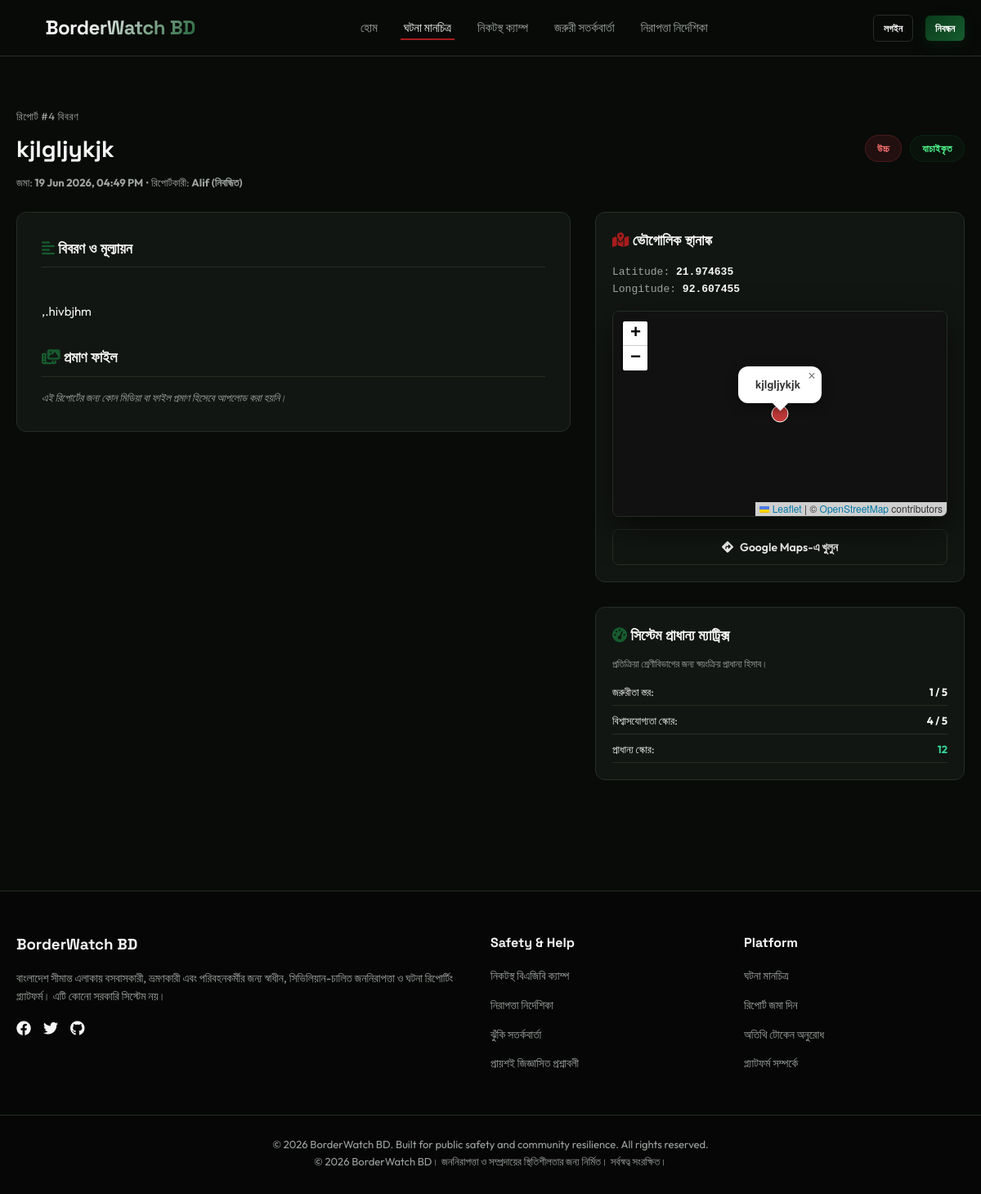
Page /reports/4/ on the committed database.
### reports/models.py (models this page shows, shortened)
class Report(models.Model):
    STATUS_CHOICES = [
        ('Pending', 'Pending Review'),
        ('Verified', 'Verified (Public)'),
        ('Rejected', 'Rejected'),
        ('Escalated', 'Escalated to Authorities'),
    ]
    SEVERITY_CHOICES = [
        ('Low', 'Low'),
        ('Medium', 'Medium'),
        ('High', 'High'),
        ('Critical', 'Critical'),
    ]
    user = models.ForeignKey(User, on_delete=models.SET_NULL, null=True, blank=True, related_name='reports')
    anonymous_token = models.ForeignKey(AnonymousToken, on_delete=models.SET_NULL, null=True, blank=True, related_name='reports')
    incident_type = models.ForeignKey(ReportCategory, on_delete=models.PROTECT, related_name='reports', db_index=True)
    title = models.CharField(max_length=200)
    description = models.TextField()
    latitude = models.DecimalField(max_digits=9, decimal_places=6, db_index=True)
    longitude = models.DecimalField(max_digits=9, decimal_places=6, db_index=True)
    severity = models.CharField(max_length=15, choices=SEVERITY_CHOICES, default='Medium')
    status = models.CharField(max_length=15, choices=STATUS_CHOICES, default='Pending', db_index=True)
    urgency = models.IntegerField(default=3, validators=[MinValueValidator(1), MaxValueValidator(5)])  # Urgency score 1-5
    credibility = models.IntegerField(default=3, validators=[MinValueValidator(1), MaxValueValidator(5)])  # Credibility score 1-5
    priority_score = models.IntegerField(default=9)  # Priority = Severity Weight * Urgency * Credibility
    is_priority = models.BooleanField(default=False)
    is_possible_duplicate = models.BooleanField(default=False)
    is_displayed = models.BooleanField(default=True)
    created_at = models.DateTimeField(auto_now_add=True, db_index=True)
    updated_at = models.DateTimeField(auto_now=True)
    class Meta:
        ordering = ['-created_at']

### reports/views.py (the view, shortened to what this page needs)
# urls.py: path('<int:pk>/', views.report_detail_view, name='report_detail'),
def report_detail_view(request, pk):
    report = get_object_or_404(Report, pk=pk)
    context = {
        'report': report,
        'evidence': report.evidence.all(),
    }
    return render(request, 'reports/report_detail.html', context)

### templates/reports/report_detail.html (shortened to what this page needs)
{% extends 'base.html' %}
{% block content %}
<div class="container" style="padding-top: 40px; padding-bottom: 50px;">
    <div style="margin-bottom: 25px; display: flex; justify-content: space-between; align-items: center; flex-wrap: wrap; gap: 15px;">
        <div>
            <span style="font-size: 13px; color: var(--text-muted); text-transform: uppercase; letter-spacing: 0.5px;">রিপোর্ট #{{ report.id }} বিবরণ</span>
            <h1 style="font-size: 28px; margin-top: 5px; margin-bottom: 8px;">{{ report.title }}</h1>
            <p style="font-size: 13px; color: var(--text-muted);">
                জমা: <strong>{{ report.created_at|date:"d M Y, h:i A" }}</strong> &bull;
                রিপোর্টকারী: <strong>{% if report.user %}{{ report.user.username }} (নিবন্ধিত){% else %}অতিথি (অজ্ঞাত){% endif %}</strong>
            </p>
        </div>
        <div style="display: flex; gap: 10px; align-items: center;">
            <span class="badge {% if report.severity == 'Critical' %}badge-critical{% elif report.severity == 'High' %}badge-high{% elif report.severity == 'Medium' %}badge-medium{% else %}badge-low{% endif %}" style="padding: 6px 14px; font-size: 12px;">{% if report.severity == 'Critical' %}গুরুতর{% elif report.severity == 'High' %}উচ্চ{% elif report.severity == 'Medium' %}মধ্যম{% else %}নিম্ন{% endif %}</span>
            <span class="badge {% if report.status == 'Verified' %}badge-verified{% elif report.status == 'Pending' %}badge-pending{% elif report.status == 'Rejected' %}badge-rejected{% else %}badge-escalated{% endif %}" style="padding: 6px 14px; font-size: 12px;">{% if report.status == 'Verified' %}যাচাইকৃত{% elif report.status == 'Pending' %}প্রক্রিয়াধীন{% elif report.status == 'Rejected' %}প্রত্যাখ্যাত{% else %}ঊর্ধ্বতন{% endif %}</span>
        </div>
    </div>
    <div style="display: grid; grid-template-columns: 3fr 2fr; gap: 30px; align-items: start;">
        <div class="card" style="padding: 30px;">
            <h3 style="font-size: 18px; margin-bottom: 15px; border-bottom: 1px solid var(--border-color); padding-bottom: 8px;">
                <i class="fa-solid fa-align-left" style="color: var(--primary-light);"></i> বিবরণ ও মূল্যায়ন
            </h3>
            <p style="font-size: 15px; line-height: 1.7; margin-bottom: 30px; white-space: pre-line;">
                {{ report.description }}
            </p>
            <h3 style="font-size: 18px; margin-bottom: 15px; border-bottom: 1px solid var(--border-color); padding-bottom: 8px;">
                <i class="fa-solid fa-photo-film" style="color: var(--primary-light);"></i> প্রমাণ ফাইল
            </h3>
            {% if evidence %}
                <div style="display: grid; grid-template-columns: repeat(auto-fill, minmax(220px, 1fr)); gap: 20px;">
                    {% for ev in evidence %}
                        <div style="border: 1px solid var(--border-color); border-radius: 8px; overflow: hidden; background: #000; text-align: center;">
                            {% if ev.file_type == 'image' %}
                                <a href="{{ ev.file.url }}" target="_blank">
                                    <img src="{{ ev.file.url }}" alt="Evidence Image" style="width: 100%; height: 180px; object-fit: cover; transition: transform 0.3s;" onmouseover="this.style.transform='scale(1.05)'" onmouseout="this.style.transform='scale(1)'">
                                </a>
                            {% elif ev.file_type == 'video' %}
                                <video width="100%" height="180" controls style="display: block; background: #000;">
                                    <source src="{{ ev.file.url }}" type="video/mp4">
                                    Your browser does not support the video tag.
                                </video>
                            {% endif %}
                            <div style="padding: 8px; font-size: 11px; color: var(--text-muted); border-top: 1px solid var(--border-color);">
                                <i class="fa-solid fa-file-arrow-down"></i> আপলোড: {{ ev.uploaded_at|date:"d M Y" }}
                            </div>
                        </div>
                    {% endfor %}
                </div>
            {% else %}
                <p style="font-size: 13px; color: var(--text-muted); font-style: italic;">এই রিপোর্টের জন্য কোন মিডিয়া বা ফাইল প্রমাণ হিসেবে আপলোড করা হয়নি।</p>
            {% endif %}
        </div>
        <div>
            <div class="card" style="margin-bottom: 30px; padding: 20px;">
                <h3 style="font-size: 18px; margin-bottom: 15px;"><i class="fa-solid fa-map-location-dot" style="color: var(--secondary);"></i> ভৌগোলিক স্থানাঙ্ক</h3>
                <p style="font-size: 13px; font-family: monospace; color: var(--text-muted); margin-bottom: 15px;">
                    Latitude: <strong style="color: var(--text-main);">{{ report.latitude }}</strong><br>
                    Longitude: <strong style="color: var(--text-main);">{{ report.longitude }}</strong>
                </p>
                <div class="map-wrapper" style="border-radius: 8px; overflow: hidden; margin-bottom: 15px;">
                    <div id="detail-map" style="height: 250px; width: 100%; background: #111;"></div>
                </div>
                <a href="https://www.google.com/maps/dir/?api=1&destination={{ report.latitude }},{{ report.longitude }}" target="_blank" class="btn btn-outline" style="width: 100%;">
                    <i class="fa-solid fa-diamond-turn-right"></i> Google Maps-এ খুলুন
                </a>
            </div>
            <div class="card" style="padding: 20px;">
                <h3 style="font-size: 18px; margin-bottom: 10px;"><i class="fa-solid fa-gauge-high" style="color: var(--primary-light);"></i> সিস্টেম প্রাধান্য ম্যাট্রিক্স</h3>
                <p style="font-size: 12px; color: var(--text-muted); margin-bottom: 15px;">প্রতিক্রিয়া শ্রেণীবিভাগের জন্য স্বয়ংক্রিয় প্রাধান্য হিসাব।</p>
                <div style="display: flex; flex-direction: column; gap: 8px; font-size: 13px;">
                    <div style="display: flex; justify-content: space-between; border-bottom: 1px solid var(--border-color); padding-bottom: 5px;">
                        <span>জরুরীতা স্তর:</span>
                        <strong>{{ report.urgency }} / 5</strong>
                    </div>
                    <div style="display: flex; justify-content: space-between; border-bottom: 1px solid var(--border-color); padding-bottom: 5px;">
                        <span>বিশ্বাসযোগ্যতা স্কোর:</span>
                        <strong>{{ report.credibility }} / 5</strong>
                    </div>
                    <div style="display: flex; justify-content: space-between; border-bottom: 1px solid var(--border-color); padding-bottom: 5px;">
                        <span>প্রাধান্য স্কোর:</span>
                        <strong style="color: {% if report.priority_score >= 30 %}#ff5252{% else %}#34d399{% endif %};">{{ report.priority_score }}</strong>
                    </div>
                </div>
            </div>
        </div>
    </div>
</div>
{% endblock %}

### static/css/style.css (style rules this page uses)
:root { --bg-dark: #090b09; --bg-card: #121612; --bg-card-hover: #182018; --primary: #0A3B1B; --primary-light: #165c2f; --primary-glow: rgba(10, 59, 27, 0.4); --secondary: #A81C1C; --secondary-light: #d32f2f; --secondary-glow: rgba(168, 28, 28, 0.4); --text-main: #f5f6f5; --text-muted: #9fa4a0; --border-color: #242d24; --footer-bg: #050605; --alert-bg: rgba(168, 28, 28, 0.15); --map-bg: #111; --font-heading: 'Space Grotesk', sans-serif; --font-body: 'Outfit', sans-serif; }
* { box-sizing: border-box; margin: 0; padding: 0; }
body { background-color: var(--bg-dark); color: var(--text-main); font-family: var(--font-body); line-height: 1.6; overflow-x: hidden; }
h1, h2, h3, h4, h5, h6 { font-family: var(--font-heading); font-weight: 700; color: var(--text-main); }
a { color: var(--text-main); text-decoration: none; transition: all 0.3s ease; }
.container { max-width: 1200px; margin: 0 auto; padding: 0 20px; }
.btn { display: inline-flex; align-items: center; justify-content: center; gap: 8px; padding: 10px 20px; border-radius: 8px; font-size: 14px; font-weight: 600; cursor: pointer; transition: all 0.3s cubic-bezier(0.4, 0, 0.2, 1); border: none; outline: none; font-family: var(--font-body); }
.btn-outline { background: transparent; border: 1px solid var(--border-color); color: var(--text-main); }
.card { background-color: var(--bg-card); border: 1px solid var(--border-color); border-radius: 12px; padding: 24px; transition: all 0.3s cubic-bezier(0.4, 0, 0.2, 1); position: relative; overflow: hidden; }
.card::before { content: ''; position: absolute; top: 0; left: 0; width: 100%; height: 3px; background: linear-gradient(90deg, var(--primary), var(--secondary)); opacity: 0; transition: opacity 0.3s ease; }
.map-wrapper { position: relative; border-radius: 16px; overflow: hidden; border: 1px solid var(--border-color); box-shadow: 0 15px 40px rgba(0,0,0,0.6); }
.badge { display: inline-flex; align-items: center; padding: 4px 10px; border-radius: 50px; font-size: 11px; font-weight: 700; text-transform: uppercase; letter-spacing: 0.5px; }
.badge-high { background: rgba(239, 68, 68, 0.1); color: #f87171; border: 1px solid rgba(239, 68, 68, 0.2); }
.badge-verified { background: rgba(10, 59, 27, 0.2); color: #52ff8f; border: 1px solid rgba(10, 59, 27, 0.4); }

### rows in the picture
Report: id "4", title "kjlgljykjk", created_at "19 Jun 2026, 04:49 PM", user.username "Alif", description ",.hivbjhm", latitude "21.974635", longitude "92.607455", urgency "1", credibility "4", priority_score "12"
